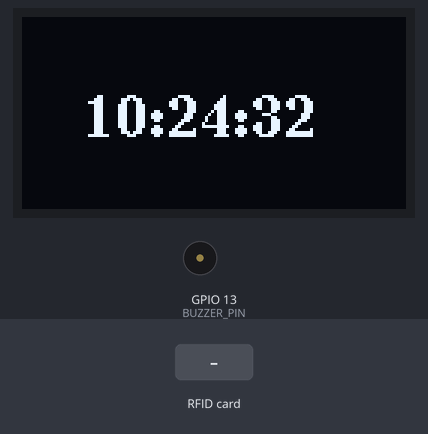
This sketch was run on a simulated ESP32. On the bench: 128×64 one-colour display, buzzer (waves = sounding, pin HIGH). The inputs (shaded band) are chosen by the test bench. WiFi joins after 1.5 s; servers stay silent unless stated; uploads are accepted with an empty reply; the local clock reads 2024-03-15 10:24:30 at power-on unless the sketch sets it; what the sketch prints to the serial monitor is not drawn.

Above: at 3.0 s.
3.1 s: RFID card 5E 7A 19 C4 held to the reader
At 3.76 s:
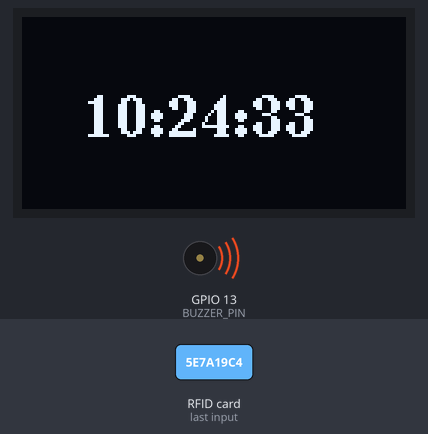
At 4.2 s:
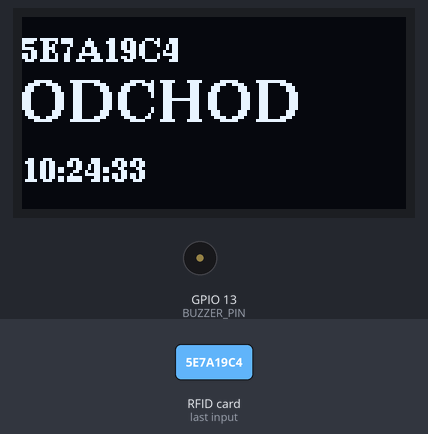
Timing chart, 0 to 6.1 s (numbered marks = the images above; inputs shaded):
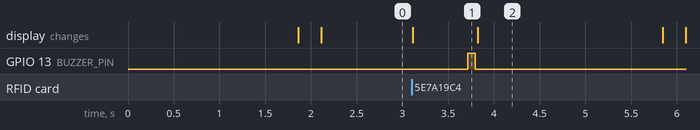

The sketch:

esp32.ino
```cpp
#include <Wire.h>
#include <SPI.h>
#include <MFRC522.h>
#include <U8g2lib.h>
#include <WiFi.h>
#include <HTTPClient.h>
#include <ArduinoJson.h>
#include <time.h>
#include <map>

#define SS_PIN 5
#define RST_PIN 4
#define BUZZER_PIN 13

const char* ssid = "nastimici";
const char* password = "nastiiimiciii";

MFRC522 mfrc522(SS_PIN, RST_PIN);
U8G2_SH1106_128X64_NONAME_F_HW_I2C display(U8G2_R0, U8X8_PIN_NONE);

std::map<String,String> uidNames; // UID -> jméno z API

void beep(int t){
  digitalWrite(BUZZER_PIN,HIGH);
  delay(t);
  digitalWrite(BUZZER_PIN,LOW);
}

// vrátí čas HH:MM:SS
String getTime() {
  struct tm timeinfo;
  if(!getLocalTime(&timeinfo)) return "cas?";
  char buffer[30];
  strftime(buffer,30,"%H:%M:%S",&timeinfo);
  return String(buffer);
}

// zobrazuje jméno + stav + čas na 1 sekundu
void showUID(String uid, bool stav, String cas){
  String name = uidNames.count(uid) ? uidNames[uid] : uid;
  display.clearBuffer();
  display.setFont(u8g2_font_ncenB08_tr);
  display.drawStr(0,15,name.c_str());
  display.setFont(u8g2_font_ncenB14_tr);
  display.drawStr(0,35,stav?"ODCHOD":"PRICHOD");
  display.setFont(u8g2_font_ncenB08_tr);
  display.drawStr(0,55,cas.c_str());
  display.sendBuffer();
}

// zobrazuje pouze hodiny
void showClock(){
  String cas = getTime();
  display.clearBuffer();
  display.setFont(u8g2_font_ncenB14_tr);
  display.drawStr(20,40,cas.c_str());
  display.sendBuffer();
}

// pošle UID na server a server aktualizuje stav
void sendToServer(String uid){
  if(WiFi.status()!=WL_CONNECTED) return;

  HTTPClient http;
  http.begin("http://130.61.200.245:20002/rfid");
  http.addHeader("Content-Type","application/json");
  String payload = "{\"uid\":\""+uid+"\"}";
  int code = http.POST(payload);
  if(code>0){
    Serial.print("HTTP Response: ");
    Serial.println(code);
  }
  else{
    Serial.print("HTTP Error: ");
    Serial.println(code);
  }
  http.end();
}

// stáhne aktuálně aktivní karty ze serveru
bool getCardState(String uid){
  if(WiFi.status()!=WL_CONNECTED) return false;

  HTTPClient http;
  http.begin("http://130.61.200.245:20002/active");
  int code = http.GET();
  if(code==200){
    String payload = http.getString();
    DynamicJsonDocument doc(1024);
    deserializeJson(doc,payload);
    JsonArray arr = doc.as<JsonArray>();
    for(JsonVariant v : arr){
      if(uid.equalsIgnoreCase(v.as<const char*>())) return false; // aktivní = ODCHOD
    }
  }
  http.end();
  return true; // pokud není v seznamu, pak PŘÍCHOD
}

// načte UID -> jména ze serveru
void fetchUIDNames(){
  if(WiFi.status()!=WL_CONNECTED) return;

  HTTPClient http;
  http.begin("http://130.61.200.245:20002/uids");
  int code = http.GET();
  if(code==200){
    String payload = http.getString();
    DynamicJsonDocument doc(1024);
    deserializeJson(doc,payload);
    for(JsonPair kv : doc.as<JsonObject>()){
      uidNames[kv.key().c_str()] = kv.value().as<const char*>();
    }
  } else {
    Serial.print("Chyba při načítání UID jmen: "); Serial.println(code);
  }
  http.end();
}

void setup() {
  Serial.begin(115200);
  pinMode(BUZZER_PIN,OUTPUT);

  SPI.begin();
  mfrc522.PCD_Init();

  Wire.begin(21,22);
  display.begin();

  display.clearBuffer();
  display.setFont(u8g2_font_ncenB08_tr);
  display.drawStr(5,20,"RFID dochazka");
  display.drawStr(5,40,"Pripojuji WiFi");
  display.sendBuffer();

  WiFi.begin(ssid,password);
  while(WiFi.status()!=WL_CONNECTED) delay(500);

  configTime(0,3600,"pool.ntp.org","time.nist.gov"); // GMT+1

  fetchUIDNames(); // načíst jména ze serveru

  Serial.println("RFID system ready");
}

void loop() {
  if(mfrc522.PICC_IsNewCardPresent() && mfrc522.PICC_ReadCardSerial()){
    String uid = "";
    for(byte i=0;i<mfrc522.uid.size;i++){
      if(mfrc522.uid.uidByte[i]<0x10) uid+="0";
      uid += String(mfrc522.uid.uidByte[i],HEX);
    }
    uid.toUpperCase();

    // pošle stav na server
    sendToServer(uid);

    // stáhne stav ze serveru
    bool stav = getCardState(uid);

    String cas = getTime();
    Serial.print(uid); Serial.print(" ");
    Serial.print(stav?"ODCHOD ":"PRICHOD "); Serial.println(cas);

    beep(80);

    showUID(uid,stav,cas);
    delay(2000);
  }

  // stále hodiny
  showClock();
  delay(200);
}
```

Measured:
- after the input at 3.1 s, GPIO 13 (BUZZER_PIN): LOW → HIGH after 0.62 s, → LOW 0.08 s later
- what the display in image 1 shows lasts 0.7 s, from 3.1 s to 3.8 s
